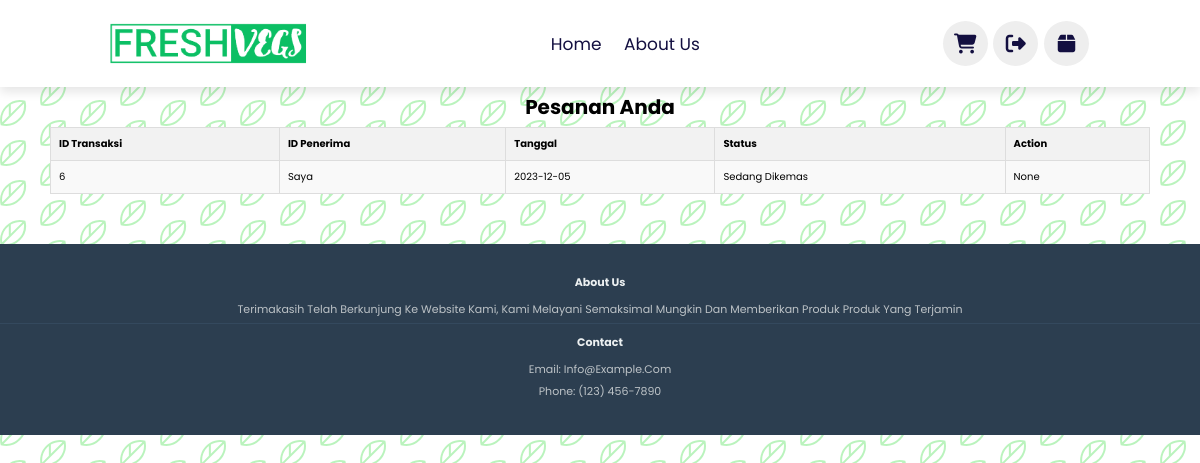
The app's page /page/pesanan-user.php, older data.
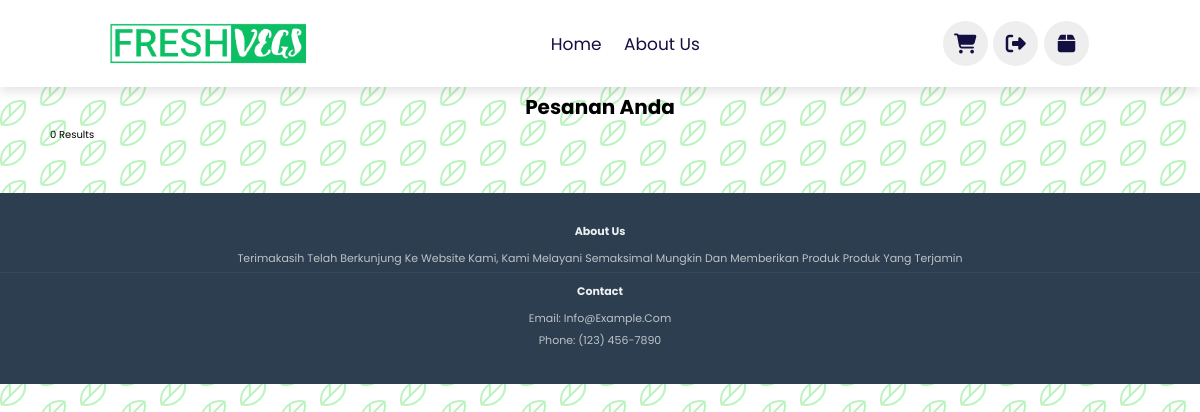
The same page, newer data.
### tables this page shows
CREATE TABLE `transaksi` (
  `id_transaksi` int(11) NOT NULL,
  `id_penerima` int(11) NOT NULL,
  `status` enum('Sedang Dikemas','Dalam Perjalanan','Sudah Sampai') NOT NULL,
  `Tanggal` date NOT NULL,
  `id_user` int(11) NOT NULL
);

CREATE TABLE `data_penerima` (
  `id_penerima` int(11) NOT NULL,
  `nama` varchar(255) NOT NULL,
  `no_tlp` varchar(15) DEFAULT NULL,
  `alamat` text,
  `id_user` int(11) NOT NULL
);

### page/pesanan-user.php (the view, shortened to what this page needs)
<?php
include '../koneksi.php'
  ?>
<!DOCTYPE html>
<html lang="en">
<head>
  <link rel="stylesheet" href="../css/pesanan-u.css">
</head>
<body>
  <header class="header">
    <img src="../image/logo.png">
    <nav class="navbar">
      <a href="../index.php">home</a>
      <a href="about us.php">about us</a>
    </nav>
    <div class="icons">
      <a class="fas fa-shopping-cart" href="cart.php" id="cart-btn"></a>
      <a class="fas fa-right-from-bracket" id="logout-btn" href="../login/logout.php"></a>
      <a class="fas fa-box" id="Box-btn" href="pesanan-user.php"></a>
    </div>
  </header>
  <h1>Pesanan Anda</h1>
  <div class="container">
    <?php
    $sql = "SELECT t.id_transaksi, t.id_penerima, t.tanggal, t.status, p.nama AS nama_penerima
    FROM transaksi t
    LEFT JOIN data_penerima p ON t.id_penerima = p.id_penerima";
    $result = $conn->query($sql);
    if ($result->num_rows > 0) {
      echo "<table border='1'>
    <tr>
    <th>ID Transaksi</th>
    <th>ID Penerima</th>
    <th>Tanggal</th>
    <th>Status</th>
    <th>Action</th>
    </tr>";
      while ($row = $result->fetch_assoc()) {
        echo "<tr>
        <td>" . $row["id_transaksi"] . "</td>
        <td>" . $row["nama_penerima"] . "</td>
        <td>" . $row["tanggal"] . "</td>
        <td>" . $row["status"] . "</td>";
        if ($row["status"] == 'Sudah Sampai') {
          echo "</td>
                <td>
                <a href='selesai-pesanan.php?id_transaksi=" . $row['id_transaksi'] . "'>Selesai <i class='fa-solid fa-check'></i></a>
                </td>";
        } else {
          echo "<td>none</td>";
        }
        echo "</tr>";
      }
      echo "</table>";
    } else {
      echo "0 results";
    }
    ?>
  </div>
  <footer class="footer">
    <div class="row">
      <div class="col-md-6">
        <h3>About Us</h3>
        <p>Terimakasih telah berkunjung ke website kami, kami melayani semaksimal mungkin dan memberikan produk produk
          yang terjamin</p>
      </div>
      <div class="col-md-6">
        <h3>Contact</h3>
        <p>Email: info@example.com</p>
        <p>Phone: (123) 456-7890</p>
      </div>
    </div>
  </footer>
</body>
</html>

### css/pesanan-u.css (style rules this page uses)
:root { --green: #81e184; --black: #130f40; --light-collor: #666; --box-shadow: 0 0.5rem 1rem rgba(0, 0, 0, 0.1); --border: 0.2rem solid rgba(0, 0, 0, 0.1); --outline: 0.1rem solid rgba(0, 0, 0, 0.1); --outline-hover: 0.2rem solid var(--black); }
* { font-family: "Poppins", sans-serif; margin: 0; padding: 0; box-sizing: border-box; outline: none; border: none; text-decoration: none; text-transform: capitalize; transition: all 0.2s linear; }
html { font-size: 62.5%; overflow-x: hidden; scroll-behavior: smooth; scroll-padding-top: 7rem; }
h1 { text-align: center; margin: 5px; }
body { background-color: #fff; }
.header { top: 0; left: 0; right: 0; z-index: 1000; display: flex; align-items: center; justify-content: space-between; padding: 2rem 9%; background: #fff; box-shadow: var(--box-shadow); }
.header img { width: 20rem; }
.header .navbar a { font-size: 1.7rem; margin: 0 1rem; color: var(--black); }
.header .icons a { height: 4.5rem; width: 4.5rem; line-height: 4.5rem; border-radius: 5rem; background: #eee; color: var(--black); font-size: 2rem; margin-right: 0.3rem; cursor: pointer; text-align: center; }
.container { margin: 50px; margin-top: 0; }
.footer { padding: 3rem 0; background-color: #2c3e50; color: #fff; text-align: center; }
.footer .row { justify-content: center; }
.footer h3, p { font-size: 1.1rem; }
.footer h3 { margin-bottom: 1rem; font-weight: bold; color: #ecf0f1; }
.footer p { margin-bottom: 0.5rem; color: #bdc3c7; }
.footer .col-md-6:nth-child(1) { border-bottom: 1px solid #34495e; border-right: none; }
.footer .col-md-6:nth-child(2) { text-align: center; margin-top: 1rem; }
table { border-collapse: collapse; width: 100%; }
th, td { border: 1px solid #ddd; padding: 8px; }
th { background-color: #f2f2f2; text-align: left; }
tr:nth-child(even) { background-color: #f9f9f9; }

Row changes from the older to the newer data that the page shows:
removed transaksi: id_transaksi "6", id_penerima.nama "Saya", Tanggal "2023-12-05", status "Sedang Dikemas", shows "None"
Text that changed along with them:
text no longer shown: "ID Transaksi ID Penerima Tanggal Status Action"
text now shown: "0 Results"
